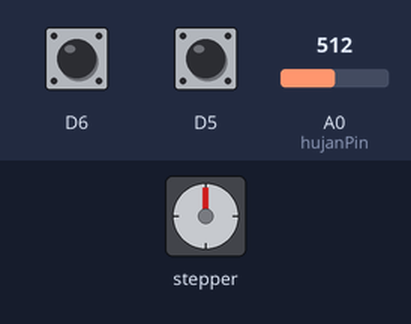
Bench run of a sketch on a simulated ESP8266 (NodeMCU). On the bench: stepper motor. The test bench sets the inputs (shaded band); at power-on: D6 HIGH, D5 HIGH, A0 (hujanPin) = 512. WiFi joins after 1.5 s; servers stay silent unless stated; the Firebase database answers and starts empty; stepper angles assume 200 steps per turn; what the sketch prints to the serial monitor is not drawn.

Above: at 0.1 s.
At 1.8 s:
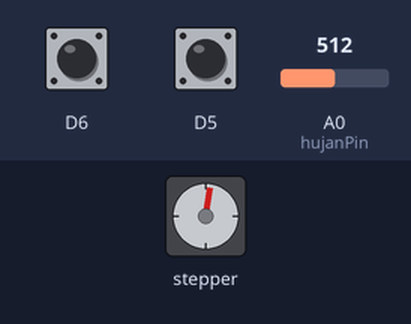
At 13.1 s:
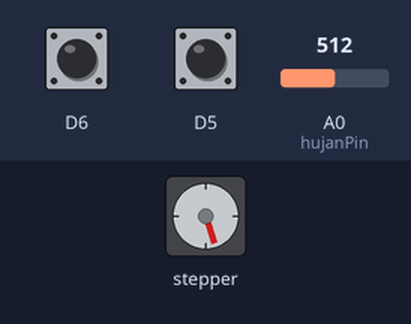
At 24.12 s:
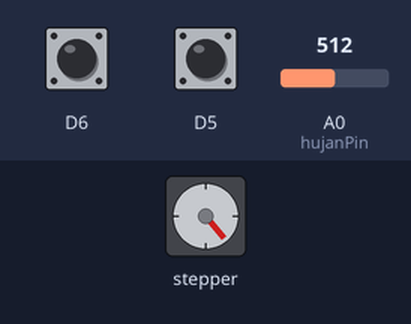
Timing chart, 0 to 25.8 s (numbered marks = the images above):
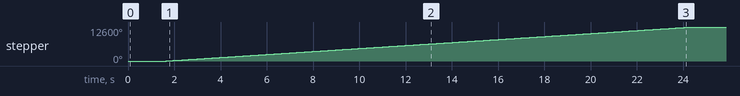

Measured:
- by itself, stepper: turns 12600° clockwise in 22.7 s

The sketch:

SmartRoof.ino
```cpp
#include <ESP8266WiFi.h>
#include <FirebaseESP8266.h>
#include <Stepper.h>

// ==================== Firebase Setup ====================
#define FIREBASE_HOST "https://rain-monitoring-ac319-default-rtdb.asia-southeast1.firebasedatabase.app/"
#define FIREBASE_AUTH "EioMxjO6CpFu9gonBnCdL3jzn0rTYMMVZKhRh75H"
FirebaseData firebaseData;

// ==================== WiFi ====================
const char* ssid = "test";         // Ganti dengan SSID WiFi Anda
const char* password = "pqr9865p"; // Ganti dengan password WiFi

// ==================== Motor Stepper ====================
const int stepsPerRevolution = 200;
Stepper myStepper(stepsPerRevolution, D1, D3, D2, D4);

// ==================== Tombol Manual ====================
#define button1 digitalRead(D5) == LOW //tutup
#define button2 digitalRead(D6) == LOW //buka

// ==================== Sensor Hujan ====================
const int hujanPin = A0;

// ==================== Variabel Status ====================
int hujan = 0;
int cerah = 1;
int aman = 2;
int kondisi = cerah;

int rotasi = 7000;
String statusPintu = "Tertutup"; // default awal

void setup() {
  Serial.begin(9600);

  pinMode(D5, INPUT_PULLUP);
  pinMode(D6, INPUT_PULLUP);
  pinMode(hujanPin, INPUT);

  myStepper.setSpeed(100);

  // Koneksi WiFi
  WiFi.begin(ssid, password);
  Serial.print("Menghubungkan ke WiFi");
  while (WiFi.status() != WL_CONNECTED) {
    delay(500);
    Serial.print(".");
  }
  Serial.println("\nTerhubung ke WiFi");

  // Koneksi ke Firebase
  Firebase.begin(FIREBASE_HOST, FIREBASE_AUTH);
  Firebase.reconnectWiFi(true);
}

void putarStepper(int totalStep) {
  int langkahKecil = 200;
  int arah = (totalStep > 0) ? 1 : -1;
  int total = abs(totalStep);

  for (int i = 0; i < total; i += langkahKecil) {
    myStepper.step(langkahKecil * arah);
    delay(50);
  }

  // Update status pintu ke Firebase
  statusPintu = (totalStep > 0) ? "Tertutup" : "Terbuka";
  Firebase.setString(firebaseData, "/WeatherGuard/statusPintu", statusPintu);
}

void loop() {
  int hujanValue = analogRead(hujanPin);
  Serial.print("RainHumidity: ");
  Serial.println(hujanValue);

  Serial.print("Cuaca: ");
  if (kondisi == cerah) {
    Serial.println("Cerah");
  } else if (kondisi == hujan) {
    Serial.println("Hujan");
  } else {
    Serial.println("Aman");
  }

  // Kirim nilai hujan ke Firebase
  Firebase.setInt(firebaseData, "/WeatherGuard/hujanValue", hujanValue);

  // Otomatisasi buka/tutup berdasarkan sensor hujan
  if (hujanValue <= 600 && kondisi == cerah) {
    kondisi = hujan;
    Serial.println("Hari Hujan - Menutup Atap");
    putarStepper(rotasi);

  } else if (hujanValue >= 600 && kondisi == hujan) {
    kondisi = cerah;
    Serial.println("Hari Cerah - Membuka Atap");
    putarStepper(-rotasi);
  }

  // Tombol manual buka
  if (button1) {
    putarStepper(rotasi);
    delay(300); // debounce sederhana
  }
  // Tombol manual tutup
  if (button2) {
    putarStepper(-rotasi);
    delay(300); // debounce sederhana
  }


  // Baca perintah dari Firebase (kontrol dari aplikasi)
  if (Firebase.getString(firebaseData, "/WeatherGuard/perintah")) {
    String perintah = firebaseData.stringData();
    perintah.replace("\"", "");
    perintah.replace("\\", "");
    perintah.trim();
    Serial.println("Data perintah dari Firebase: " + perintah);

    if (perintah == "Buka") {
      Serial.println("Perintah Buka diterima, memutar stepper...");
      putarStepper(-rotasi);
      // Reset perintah setelah diproses
      if (Firebase.setString(firebaseData, "/WeatherGuard/perintah", "kosong")) {
        Serial.println("Perintah reset berhasil.");
      } else {
        Serial.print("Gagal reset perintah: ");
        Serial.println(firebaseData.errorReason());
      }
    } else if (perintah == "Tutup") {
      Serial.println("Perintah Tutup diterima, memutar stepper...");
      putarStepper(rotasi);
      // Reset perintah setelah diproses
      if (Firebase.setString(firebaseData, "/WeatherGuard/perintah", "kosong")) {
        Serial.println("Perintah reset berhasil.");
      } else {
        Serial.print("Gagal reset perintah: ");
        Serial.println(firebaseData.errorReason());
      }
    }
  }

  // Update kondisi ke Firebase
  String kondisiText = (kondisi == cerah) ? "Cerah" : (kondisi == hujan) ? "Hujan" : "Aman";
  Firebase.setString(firebaseData, "/WeatherGuard/cuaca", kondisiText);

  delay(500);
}
```
